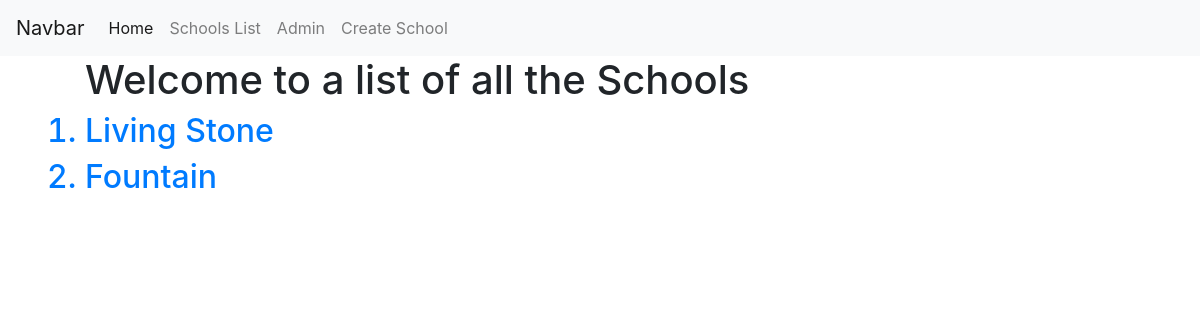
/cbv_app/school_list/, run on an earlier commit of the app's database.
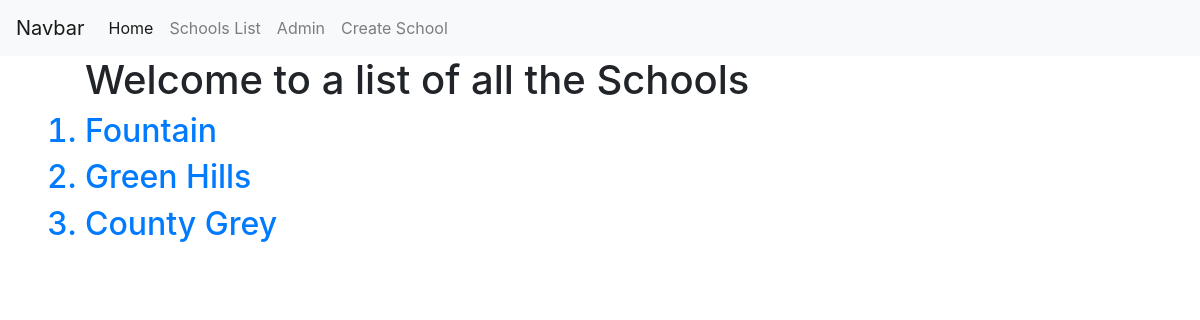
And on a later commit of the database.
### cbv_app/models.py (models this page shows, shortened)
class School(models.Model):
    name = models.CharField(max_length=200)
    principal = models.CharField(max_length=40)
    location = models.CharField(max_length=100)

### cbv_app/views.py (the view)
# urls.py: path('school_list/', SchoolListView.as_view(), name='list'),
class SchoolListView(ListView):
    model = School

### cbv_app/templates/cbv_app/school_list.html
<!DOCTYPE html>
{% extends 'cbv_app/base.html' %}
{% block body_block %}
<ol>
    <h1>Welcome to a list of all the Schools</h1>
    {% for school in school_list %}
        <a href="{% url 'detail' school.pk %}"><h2><li>{{school.name}}</li></h2></a>
    {% endfor %}
</ol>
{% endblock %}

### cbv_app/templates/cbv_app/base.html (shortened to what this page needs)
<!DOCTYPE html>
<html lang="en">
<head>
    <link rel="stylesheet" href="https://cdn.jsdelivr.net/npm/bootstrap@4.6.0/dist/css/bootstrap.min.css">
</head>
<body>
    <nav class="navbar navbar-expand-lg navbar-light bg-light">
        <a class="navbar-brand" href="">Navbar</a>
        <div class="collapse navbar-collapse" id="navbarNavAltMarkup">
            <div class="navbar-nav">
                <a class="nav-link active" href="{% url 'home' %}">Home <span class="sr-only">(current)</span></a>
                <a class="nav-link" href="{% url 'list' %}">Schools List</a>
                <a class="nav-link" href="{% url 'admin:index' %}">Admin</a>
                <a class="nav-link" href="{% url 'create' %}">Create School</a>
            </div>
        </div>
    </nav>
    <div class='container'>
        {% block body_block %}
        {% endblock %}
    </div>
</body>
</html>

What changed in the data, as far as the page shows it:
removed School: name "Living Stone"
added School: name "Green Hills"
added School: name "County Grey"
